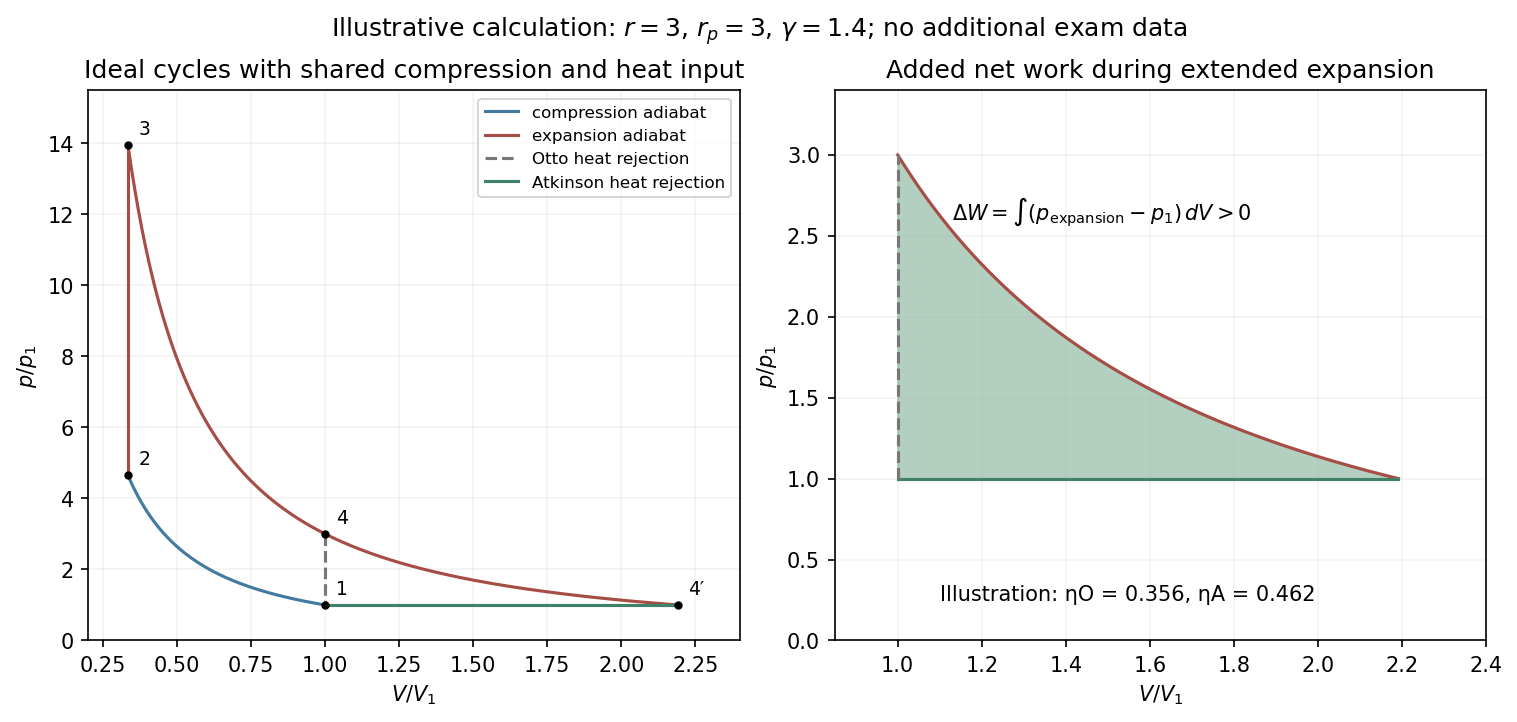

Python code for this plot:
"""Original explanatory figure; Python 3.14 with NumPy and Matplotlib."""
from pathlib import Path
import numpy as np
import matplotlib
matplotlib.use('Agg')
import matplotlib.pyplot as plt
plt.rcParams.update({'font.size':10,'figure.facecolor':'white','axes.facecolor':'white','savefig.facecolor':'white'})

fig,axs=plt.subplots(1,2,figsize=(10,4.7),layout='constrained');gamma=1.4;r=3.;rp=3.;v1=1.;v2=1/r;p1=1.;p2=r**gamma;p3=rp*p2;v4p=rp**(1/gamma);v=np.linspace(v2,v4p,800);pex=p3*(v2/v)**gamma
ax=axs[0];vcomp=np.linspace(v2,1,300);ax.plot(vcomp,vcomp**-gamma,color='#427b9f',label='compression adiabat');ax.plot([v2,v2],[p2,p3],color='#a64d45');ax.plot(v,pex,color='#a64d45',label='expansion adiabat');ax.plot([1,1],[rp,1],color='#777777',ls='--',label='Otto heat rejection');ax.plot([1,v4p],[1,1],color='#3f8267',label='Atkinson heat rejection')
for vv,pp,lab in [(1,1,'1'),(v2,p2,'2'),(v2,p3,'3'),(1,rp,'4'),(v4p,1,"4′")]:
 ax.plot(vv,pp,'ko',ms=3);ax.annotate(lab,(vv,pp),xytext=(5,5),textcoords='offset points',fontsize=9)
ax.set(xlim=(.2,2.4),ylim=(0,15.5),xlabel=r'$V/V_1$',ylabel=r'$p/p_1$',title='Ideal cycles with shared compression and heat input');ax.legend(fontsize=8,loc='upper right');ax.grid(alpha=.15)
ax=axs[1];vv=np.linspace(1,v4p,400);pp=rp/vv**gamma;ax.fill_between(vv,1,pp,color='#8bb69d',alpha=.65);ax.plot(vv,pp,color='#a64d45');ax.plot([1,v4p],[1,1],color='#3f8267');ax.plot([1,1],[1,rp],color='#777777',ls='--')
etaO=1-r**(1-gamma);etaA=1-gamma*r**(1-gamma)*(rp**(1/gamma)-1)/(rp-1)
ax.text(1.13,2.6,r'$\Delta W=\int(p_{\rm expansion}-p_1)\,dV>0$',fontsize=10);ax.text(1.1,.25,f'Illustration: ηO = {etaO:.3f}, ηA = {etaA:.3f}',fontsize=10)
ax.set(xlim=(.85,2.4),ylim=(0,3.4),xlabel=r'$V/V_1$',ylabel=r'$p/p_1$',title='Added net work during extended expansion');ax.grid(alpha=.15)
fig.suptitle(r'Illustrative calculation: $r=3$, $r_p=3$, $\gamma=1.4$; no additional exam data')

fig.savefig(Path(__file__).stem+'.png',dpi=150,bbox_inches='tight',facecolor='white');plt.close(fig)
